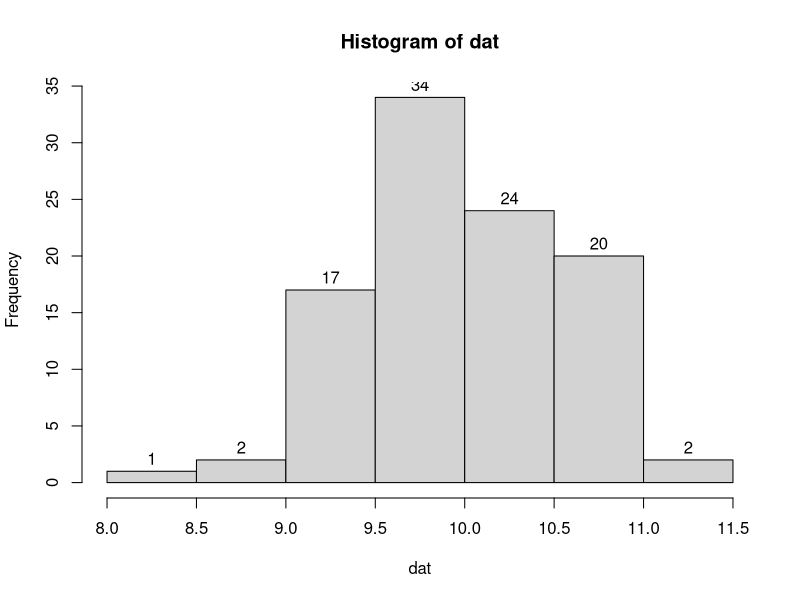

This figure's R source:
z <- rnorm(100000, 10, 3)

# Geef de R code om 100 steekproeven van grootte 30 te nemen uit de populatie z
dat = NULL
for(i in 1:100){
  dat=c(dat, mean(sample(z,30)) )
}

# Maak een histogram van x
hist(dat, labels = T)

# Bepaal het gemiddelde xbar en de standaardafwijking se (standard error) van deze verzameling gemiddelden.
print(paste("Mean: ",mean(dat)))
print(paste("SD:",sd(dat)))

# Hoe vaak (dwz bij hoeveel vd 100 steekproeven) komt het voor dat het populatiegemiddelde mu (dus mean(z)) in de range x[i] +/- 2*se ligt?
subset <- dat[dat > 10] # NOG NIET AF